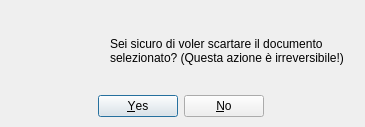
<?xml version="1.0" encoding="UTF-8"?>
<ui version="4.0">
 <class>Dialog</class>
 <widget class="QDialog" name="Dialog">
  <property name="geometry">
   <rect>
    <x>0</x>
    <y>0</y>
    <width>365</width>
    <height>127</height>
   </rect>
  </property>
  <property name="windowTitle">
   <string>Dialog</string>
  </property>
  <property name="modal">
   <bool>true</bool>
  </property>
  <widget class="QDialogButtonBox" name="buttonBox">
   <property name="geometry">
    <rect>
     <x>10</x>
     <y>90</y>
     <width>341</width>
     <height>32</height>
    </rect>
   </property>
   <property name="orientation">
    <enum>Qt::Horizontal</enum>
   </property>
   <property name="standardButtons">
    <set>QDialogButtonBox::No|QDialogButtonBox::Yes</set>
   </property>
   <property name="centerButtons">
    <bool>true</bool>
   </property>
  </widget>
  <widget class="QLabel" name="text">
   <property name="geometry">
    <rect>
     <x>110</x>
     <y>10</y>
     <width>241</width>
     <height>81</height>
    </rect>
   </property>
   <property name="text">
    <string>Sei sicuro di voler scartare il documento selezionato? (Questa azione è irreversibile!)</string>
   </property>
   <property name="wordWrap">
    <bool>true</bool>
   </property>
  </widget>
  <widget class="QLabel" name="icon">
   <property name="geometry">
    <rect>
     <x>10</x>
     <y>10</y>
     <width>91</width>
     <height>81</height>
    </rect>
   </property>
   <property name="text">
    <string/>
   </property>
   <property name="pixmap">
    <pixmap>../img/Warning.png</pixmap>
   </property>
   <property name="scaledContents">
    <bool>true</bool>
   </property>
  </widget>
 </widget>
 <resources/>
 <connections>
  <connection>
   <sender>buttonBox</sender>
   <signal>accepted()</signal>
   <receiver>Dialog</receiver>
   <slot>accept()</slot>
   <hints>
    <hint type="sourcelabel">
     <x>248</x>
     <y>254</y>
    </hint>
    <hint type="destinationlabel">
     <x>157</x>
     <y>274</y>
    </hint>
   </hints>
  </connection>
  <connection>
   <sender>buttonBox</sender>
   <signal>rejected()</signal>
   <receiver>Dialog</receiver>
   <slot>reject()</slot>
   <hints>
    <hint type="sourcelabel">
     <x>316</x>
     <y>260</y>
    </hint>
    <hint type="destinationlabel">
     <x>286</x>
     <y>274</y>
    </hint>
   </hints>
  </connection>
 </connections>
</ui>
